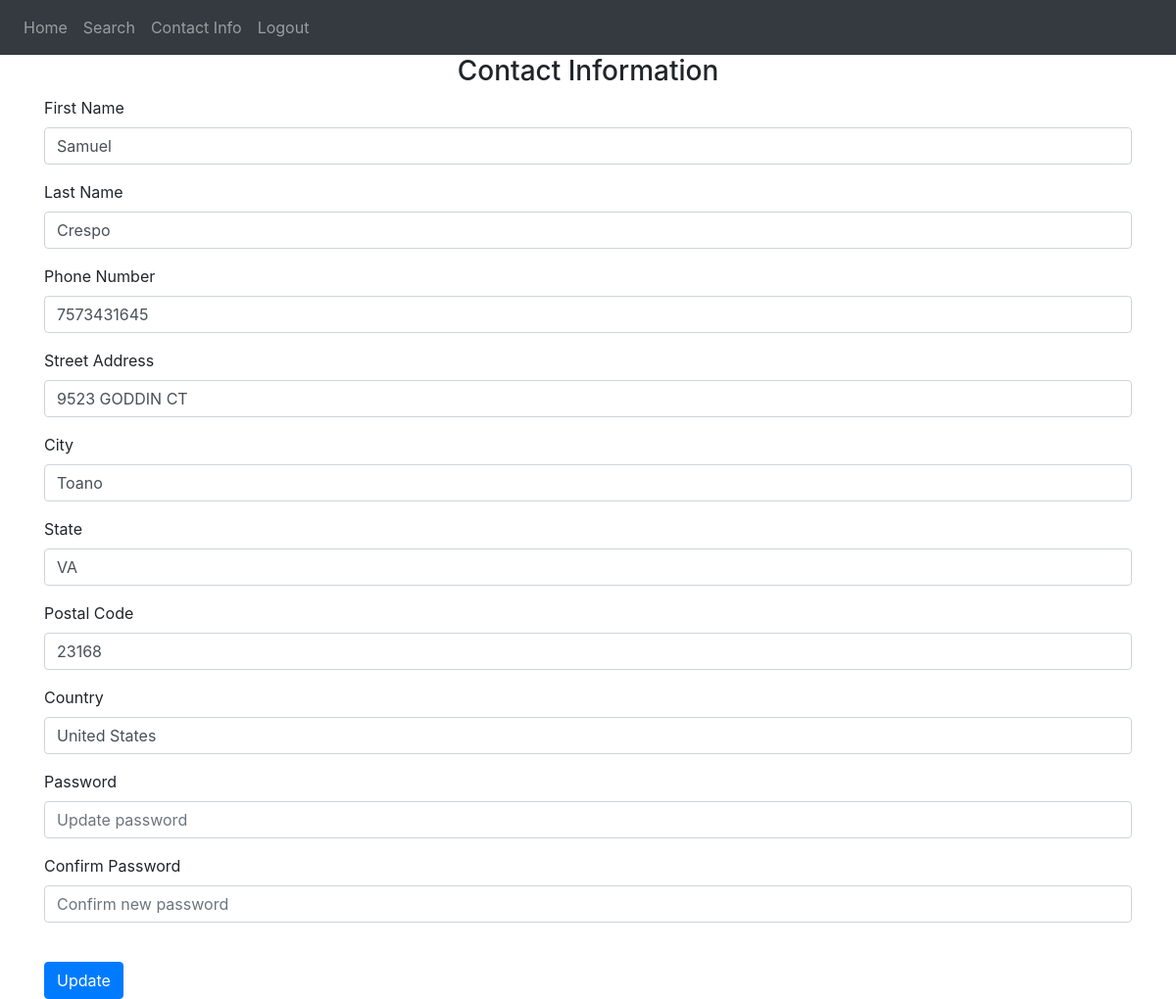
Screenshot of /contactinfo (signed in) with the database file from the repository.
### website/models.py (models this page shows, shortened)
class User(db.Model, UserMixin):
    id = db.Column(db.Integer, primary_key=True)
    email = db.Column(db.String(150), unique=True, nullable=False)
    password = db.Column(db.String(150), nullable=False)
    first_name = db.Column(db.String(150), nullable=False)
    last_name = db.Column(db.String(150), nullable=False)  # Add last name field
    notes = db.relationship('Note', backref='owner', lazy=True)  # Relationship with Note
    addresses = db.relationship('Address', backref='owner', lazy=True)  # Relationship with Address
    phones = db.relationship('Phone', backref='owner', lazy=True)  # Relationship with Phone
    courses = db.relationship('Course', backref='owner', lazy=True)  # Relationship with Course

class Phone(db.Model):
    id = db.Column(db.Integer, primary_key=True)
    phone_number = db.Column(db.String(20), nullable=False)  # Phone number field
    phone_extension = db.Column(db.String(10), nullable=True)  # Optional phone extension field
    user_id = db.Column(db.Integer, db.ForeignKey('user.id'), nullable=False)  # Foreign key to User
    phone_type_id = db.Column(db.Integer, db.ForeignKey('phone_type.id'), nullable=True)  # Foreign key to PhoneType

class Address(db.Model):
    id = db.Column(db.Integer, primary_key=True)
    street = db.Column(db.String(150), nullable=False)  # Street field
    city = db.Column(db.String(100), nullable=False)  # City field
    state = db.Column(db.String(100), nullable=False)  # State field
    postal_code = db.Column(db.String(20), nullable=False)  # Postal code field
    country = db.Column(db.String(100), nullable=False)  # Country field
    user_id = db.Column(db.Integer, db.ForeignKey('user.id'), nullable=False)  # Foreign key to User
    address_type_id = db.Column(db.Integer, db.ForeignKey('address_type.id'), nullable=True)  # Foreign key to AddressType

### website/views.py (the view, shortened to what this page needs)
@views.route('/contactinfo', methods=['GET', 'POST'])
@login_required
def contact_info():
    return render_template("contactinfo.html", user=current_user)

### website/templates/contactinfo.html (shortened to what this page needs)
{% extends "base.html" %}
{% block content %}
    <form method="POST">
        <h3 align="center">Contact Information</h3>
        <div class="form-group">
            <label for="first_name">First Name</label>
            <input
                type="text"
                class="form-control"
                id="first_name"
                name="first_name"
                value="{{ user.first_name }}"
                required
            />
        </div>
        <div class="form-group">
            <label for="last_name">Last Name</label>
            <input
                type="text"
                class="form-control"
                id="last_name"
                name="last_name"
                value="{{ user.last_name }}"
                required
            />
        </div>
        <div class="form-group">
            <label for="phone">Phone Number</label>
            <input
                type="text"
                class="form-control"
                id="phone"
                name="phone"
                value="{{ user.phones[0].phone_number if user.phones else '' }}"
                required
            />
        </div>
        <div class="form-group">
            <label for="address">Street Address</label>
            <input
                type="text"
                class="form-control"
                id="address"
                name="address"
                value="{{ user.addresses[0].street if user.addresses else '' }}"
                required
            />
        </div>
        <div class="form-group">
            <label for="city">City</label>
            <input
                type="text"
                class="form-control"
                id="city"
                name="city"
                value="{{ user.addresses[0].city if user.addresses else '' }}"
                required
            />
        </div>
        <div class="form-group">
            <label for="state">State</label>
            <input
                type="text"
                class="form-control"
                id="state"
                name="state"
                value="{{ user.addresses[0].state if user.addresses else '' }}"
                required
            />
        </div>
        <div class="form-group">
            <label for="postal_code">Postal Code</label>
            <input
                type="text"
                class="form-control"
                id="postal_code"
                name="postal_code"
                value="{{ user.addresses[0].postal_code if user.addresses else '' }}"
                required
            />
        </div>
        <div class="form-group">
            <label for="country">Country</label>
            <input
                type="text"
                class="form-control"
                id="country"
                name="country"
                value="{{ user.addresses[0].country if user.addresses else '' }}"
                required
            />
        </div>
        <div class="form-group">
            <label for="password">Password</label>
            <input
                type="password"
                class="form-control"
                id="password"
                name="password"
                placeholder="Update password"
            />
        </div>
        <div class="form-group">
            <label for="password_confirm">Confirm Password</label>
            <input
                type="password"
                class="form-control"
                id="password_confirm"
                name="password_confirm"
                placeholder="Confirm new password"
            />
        </div>
        <br />
        <button type="submit" class="btn btn-primary">Update</button>
    </form>
{% endblock %}

### rows the page displays
User: first_name "Samuel", last_name "Crespo"
Phone: phone "7573431645"
Address: address "9523 GODDIN CT", city "Toano", state "VA", postal_code "23168", country "United States"
